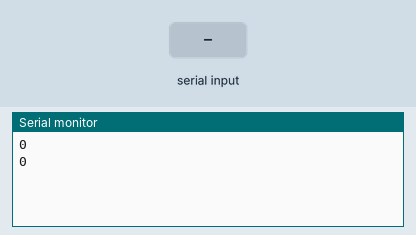
Recording of a sketch running on a simulated Arduino Uno, built with avr-gcc and run on an emulated ATmega328P. Parts: the last lines printed to the serial monitor. The test bench sets the inputs (shaded band).

Above: at 1.2 s.
1.3 s: "1" received over Serial
At 2.6 s:
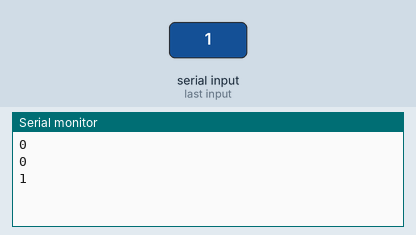
2.8 s: "0" received over Serial
At 3.8 s:
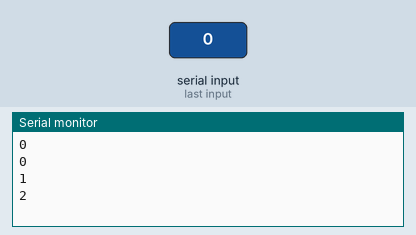
4.3 s: "2" received over Serial
At 5.4 s:
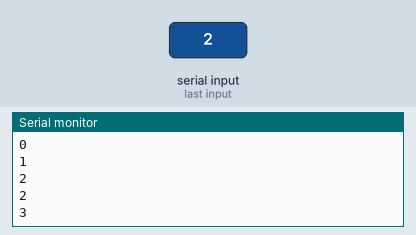
Timing chart, 0 to 7.3 s (numbered marks = the images above; inputs shaded):
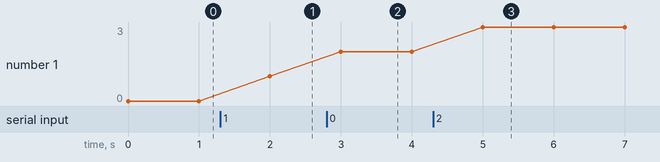

The sketch:

_4_6_serial_ex1.ino
```cpp
void setup() {
  Serial.begin(9600);
}

void loop() {
  Serial.println(Serial.available());
  delay(1000);
}
```

Measured:
- after the input at 1.3 s, the serial monitor: prints a new line after 0.70 s (image 1)
- after the input at 2.8 s, the serial monitor: prints a new line after 0.20 s (image 2)
- after the input at 4.3 s, the serial monitor: prints a new line after 0.70 s (image 3)
- plotted number 1: 0 → 1 after the input at 1.3 s, 1 → 2 after the input at 2.8 s, 2 → 3 after the input at 4.3 s
